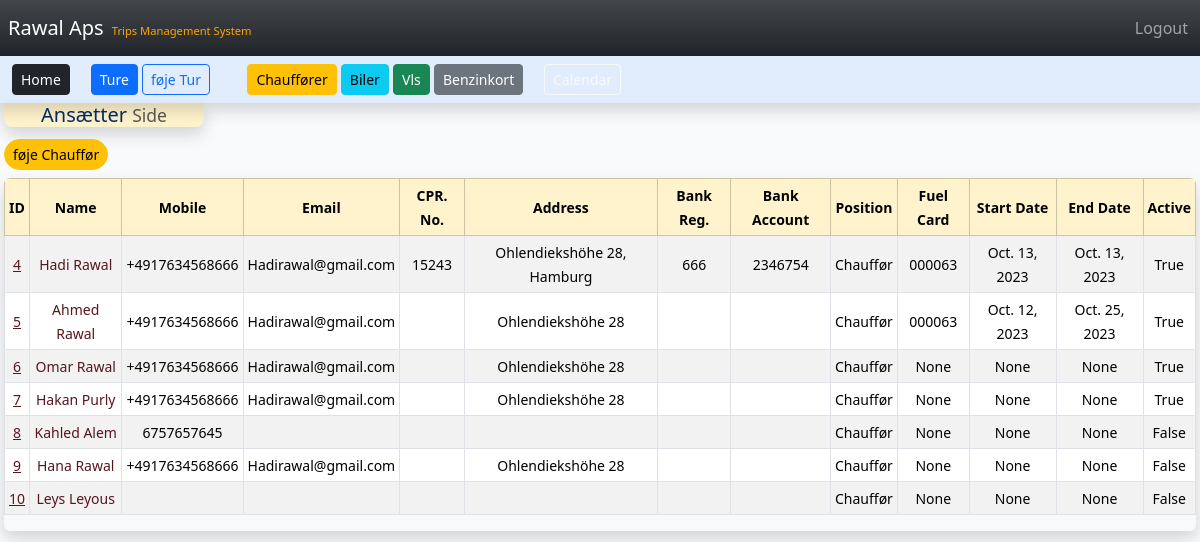
The app's page /drivers/ (signed in) with its own data.
### TMS/models.py (models this page shows, shortened)
class Driver(models.Model):
	fname = models.CharField(max_length=25)
	lname =  models.CharField(max_length=25)
	short = models.CharField(max_length=25)
	mobile = models.CharField(max_length=15)
	email =  models.EmailField(max_length=50)
	cpr = models.CharField(max_length=15)
	address = models.CharField(max_length=100)
	bank_reg = models.CharField(max_length=10)
	bank_account = models.CharField(max_length=20)
	POSITION_CHOICES = [
        ("Chauffør", "Chauffør"),
        ("Assistent", "Assistent"),
    ]
	position = models.CharField(choices=POSITION_CHOICES,default="Chauffør",max_length=15) #DDL Lookup
	fcard = models.ForeignKey(FCard,blank=True,null=True,max_length=10,on_delete=models.DO_NOTHING) #DDL
	start = models.DateField(blank=True, null=True)
	end = models.DateField(blank=True,null=True)
	is_active = models.BooleanField()
	created_at = models.DateTimeField(auto_now_add=True)

class FCard(models.Model):
	fcnr = models.CharField(max_length=25)
	lastdigits = models.CharField(max_length=8)
	FCTYPE_CHOICES = [
        ("60", "60"),
        ("61", "61"),
        ("61", "62"),
        ("61", "63"),
        ("61", "64"),
        ("61", "65"),
    ]
	fctype = models.CharField(choices=FCTYPE_CHOICES,default="63",blank=True,null=True,max_length=5)
	exp_date = models.DateField(blank=True,null=True,)
	is_active = models.BooleanField()
	created_at = models.DateTimeField(auto_now_add=True)
	def __str__(self):
		return(f"{self.lastdigits}")

### TMS/views.py (the view)
# urls.py: path('drivers/', views.drivers, name='drivers'),
def drivers(request):
    if request.user.is_authenticated:
        drivers = Driver.objects.all()
        return render(request, 'drivers.html', {'drivers': drivers})
    else:
        messages.success(request, "You Must Be Logged In To View That Page...")
        return redirect('home')

### TMS/templates/drivers.html
{% extends 'base.html' %}
{% block content %}
{% if user.is_authenticated %}
<div class="">
    <h5 class="col-2 ms-1 text-primary-emphasis bg-warning-subtle  border-primary-subtle rounded-bottom-3 text-center  shadow">
        Ansætter
        <small class="text-body-secondary">Side</small>
    </h5>
    <div class="d-flex justify-content">
        <button class="m-1 btn btn-sm btn-warning rounded-pill" type="button">
            <a class="nav-link" href="{% url 'add_driver' %}">føje Chauffør</a>
        </button>
    </div>
    <div class="table-responsive m-1 rounded shadow">
        <table class="table table-sm table-striped table-hover table-bordered">
            <thead class="table-warning">
                <tr class="align-middle text-center">
                    <th ><small>ID</small></th>
                    <th><small>Name</small></th>
                    <th><small>Mobile</small></th>
                    <th><small>Email</small></th>
                    <th><small>CPR. No.</small></th>
                    <th><small>Address</small></th>
                    <th><small>Bank Reg.</small></th>
                    <th><small>Bank Account</small></th>
                    <th><small>Position</small></th>
                    <th><small>Fuel Card</small></th>
                    <th><small>Start Date</small></th>
                    <th><small>End Date</small></th>
                    <th><small>Active</small></th>
                </tr>
            </thead>
            <tbody>
                {% if drivers %}
                {% for driver in drivers %}
                <tr class="align-middle text-center">
                    <td><small><a href="{% url 'driver' driver.id %}" class="text-danger-emphasis ">{{ driver.id }}</a></small></td>
                    <td><small><a href="{% url 'driver' driver.id %}" class="text-decoration-none text-danger-emphasis">{{ driver.fname }} {{ driver.lname }}</a></small></td>
                    <td><small>{{ driver.mobile }}</small></td>
                    <td><small>{{ driver.email }}</small></td>
                    <td><small>{{ driver.cpr }}</small></td>
                    <td><small>{{ driver.address }}</small></td>
                    <td><small>{{ driver.bank_reg }}</small></td>
                    <td><small>{{ driver.bank_account }}</small></td>
                    <td><small>{{ driver.position }}</small></td>
                    <td><small>{{ driver.fcard }}</small></td>
                    <td><small>{{ driver.start }}</small></td>
                    <td><small>{{ driver.end }}</small></td>
                    <td><small>{{ driver.is_active }}</small></td>
                </tr>
                {% endfor %}
                {% endif %}
            </tbody>
        </table>
    </div>
</div>
{% endif %}
{% endblock %}

### records on screen
Driver: id "4", fname "Hadi", lname "Rawal", mobile "+4917634568666", email "Hadirawal@gmail.com", cpr "15243", address "Ohlendiekshöhe 28, Hamburg", bank_reg "666", bank_account "2346754", position "Chauffør", fcard "000063", start "Oct. 13, 2023", end "Oct. 13, 2023", is_active "True"
Driver: id "5", fname "Ahmed", lname "Rawal", mobile "+4917634568666", email "Hadirawal@gmail.com", address "Ohlendiekshöhe 28", position "Chauffør", fcard "000063", start "Oct. 12, 2023", end "Oct. 25, 2023", is_active "True"
Driver: id "6", fname "Omar", lname "Rawal", mobile "+4917634568666", email "Hadirawal@gmail.com", address "Ohlendiekshöhe 28", position "Chauffør", fcard "None", start "None", end "None", is_active "True"
Driver: id "7", fname "Hakan", lname "Purly", mobile "+4917634568666", email "Hadirawal@gmail.com", address "Ohlendiekshöhe 28", position "Chauffør", fcard "None", start "None", end "None", is_active "True"
Driver: id "8", fname "Kahled", lname "Alem", mobile "6757657645", position "Chauffør", fcard "None", start "None", end "None", is_active "False"
Driver: id "9", fname "Hana", lname "Rawal", mobile "+4917634568666", email "Hadirawal@gmail.com", address "Ohlendiekshöhe 28", position "Chauffør", fcard "None", start "None", end "None", is_active "False"
Driver: id "10", fname "Leys", lname "Leyous", position "Chauffør", fcard "None", start "None", end "None", is_active "False"
